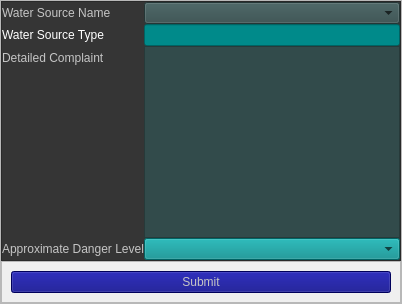
            <widget class="QWidget" name="page_4">
             <layout class="QHBoxLayout" name="horizontalLayout_14">
              <property name="spacing">
               <number>0</number>
              </property>
              <property name="leftMargin">
               <number>0</number>
              </property>
              <property name="topMargin">
               <number>0</number>
              </property>
              <property name="rightMargin">
               <number>0</number>
              </property>
              <property name="bottomMargin">
               <number>0</number>
              </property>
              <item>
               <widget class="QFrame" name="frame_15">
                <property name="frameShape">
                 <enum>QFrame::StyledPanel</enum>
                </property>
                <property name="frameShadow">
                 <enum>QFrame::Raised</enum>
                </property>
                <layout class="QVBoxLayout" name="verticalLayout_7">
                 <property name="spacing">
                  <number>0</number>
                 </property>
                 <property name="leftMargin">
                  <number>0</number>
                 </property>
                 <property name="topMargin">
                  <number>0</number>
                 </property>
                 <property name="rightMargin">
                  <number>0</number>
                 </property>
                 <property name="bottomMargin">
                  <number>0</number>
                 </property>
                 <item>
                  <widget class="QFrame" name="frame_16">
                   <property name="styleSheet">
                    <string notr="true">background-color: rgb(53, 53, 53);</string>
                   </property>
                   <property name="frameShape">
                    <enum>QFrame::StyledPanel</enum>
                   </property>
                   <property name="frameShadow">
                    <enum>QFrame::Raised</enum>
                   </property>
                   <layout class="QHBoxLayout" name="horizontalLayout_15">
                    <property name="spacing">
                     <number>0</number>
                    </property>
                    <property name="leftMargin">
                     <number>0</number>
                    </property>
                    <property name="topMargin">
                     <number>0</number>
                    </property>
                    <property name="rightMargin">
                     <number>0</number>
                    </property>
                    <property name="bottomMargin">
                     <number>0</number>
                    </property>
                    <item>
                     <layout class="QFormLayout" name="formLayout">
                      <item row="0" column="0">
                       <widget class="QLabel" name="label_6">
                        <property name="styleSheet">
                         <string notr="true">color:rgb(197, 197, 197);
</string>
                        </property>
                        <property name="text">
                         <string>Water Source Name</string>
                        </property>
                       </widget>
                      </item>
                      <item row="0" column="1">
                       <widget class="QComboBox" name="comboBox_2">
                        <property name="styleSheet">
                         <string notr="true">background-color: rgb(50, 75, 75);</string>
                        </property>
                       </widget>
                      </item>
                      <item row="1" column="0">
                       <widget class="QLabel" name="label_44">
                        <property name="styleSheet">
                         <string notr="true">color: rgb(255, 255, 255);</string>
                        </property>
                        <property name="text">
                         <string>Water Source Type</string>
                        </property>
                       </widget>
                      </item>
                      <item row="1" column="1">
                       <widget class="QLineEdit" name="lineEdit_10">
                        <property name="styleSheet">
                         <string notr="true">background-color: rgb(0, 138, 138);</string>
                        </property>
                       </widget>
                      </item>
                      <item row="2" column="0">
                       <widget class="QLabel" name="label_7">
                        <property name="styleSheet">
                         <string notr="true">color:rgb(197, 197, 197);
</string>
                        </property>
                        <property name="text">
                         <string>Detailed Complaint</string>
                        </property>
                       </widget>
                      </item>
                      <item row="2" column="1">
                       <widget class="QTextEdit" name="textEdit">
                        <property name="styleSheet">
                         <string notr="true">background-color: rgb(50, 75, 75);
</string>
                        </property>
                       </widget>
                      </item>
                      <item row="3" column="0">
                       <widget class="QLabel" name="label_8">
                        <property name="styleSheet">
                         <string notr="true">color:rgb(197, 197, 197);</string>
                        </property>
                        <property name="text">
                         <string>Approximate Danger Level</string>
                        </property>
                       </widget>
                      </item>
                      <item row="3" column="1">
                       <widget class="QComboBox" name="comboBox_3">
                        <property name="styleSheet">
                         <string notr="true">background-color: rgb(0, 138, 138);
</string>
                        </property>
                       </widget>
                      </item>
                     </layout>
                    </item>
                   </layout>
                  </widget>
                 </item>
                 <item>
                  <widget class="QFrame" name="frame_17">
                   <property name="frameShape">
                    <enum>QFrame::StyledPanel</enum>
                   </property>
                   <property name="frameShadow">
                    <enum>QFrame::Raised</enum>
                   </property>
                   <layout class="QHBoxLayout" name="horizontalLayout_16">
                    <item>
                     <widget class="QPushButton" name="pushButton">
                      <property name="styleSheet">
                       <string notr="true">color:rgb(197, 197, 197);
background-color: rgb(0, 0, 127);</string>
                      </property>
                      <property name="text">
                       <string>Submit</string>
                      </property>
                      <property name="icon">
                       <iconset resource="icons.qrc">
                        <normaloff>:/icons/icons/send.svg</normaloff>:/icons/icons/send.svg</iconset>
                      </property>
                      <property name="iconSize">
                       <size>
                        <width>20</width>
                        <height>20</height>
                       </size>
                      </property>
                     </widget>
                    </item>
                   </layout>
                  </widget>
                 </item>
                </layout>
               </widget>
              </item>
             </layout>
            </widget>
